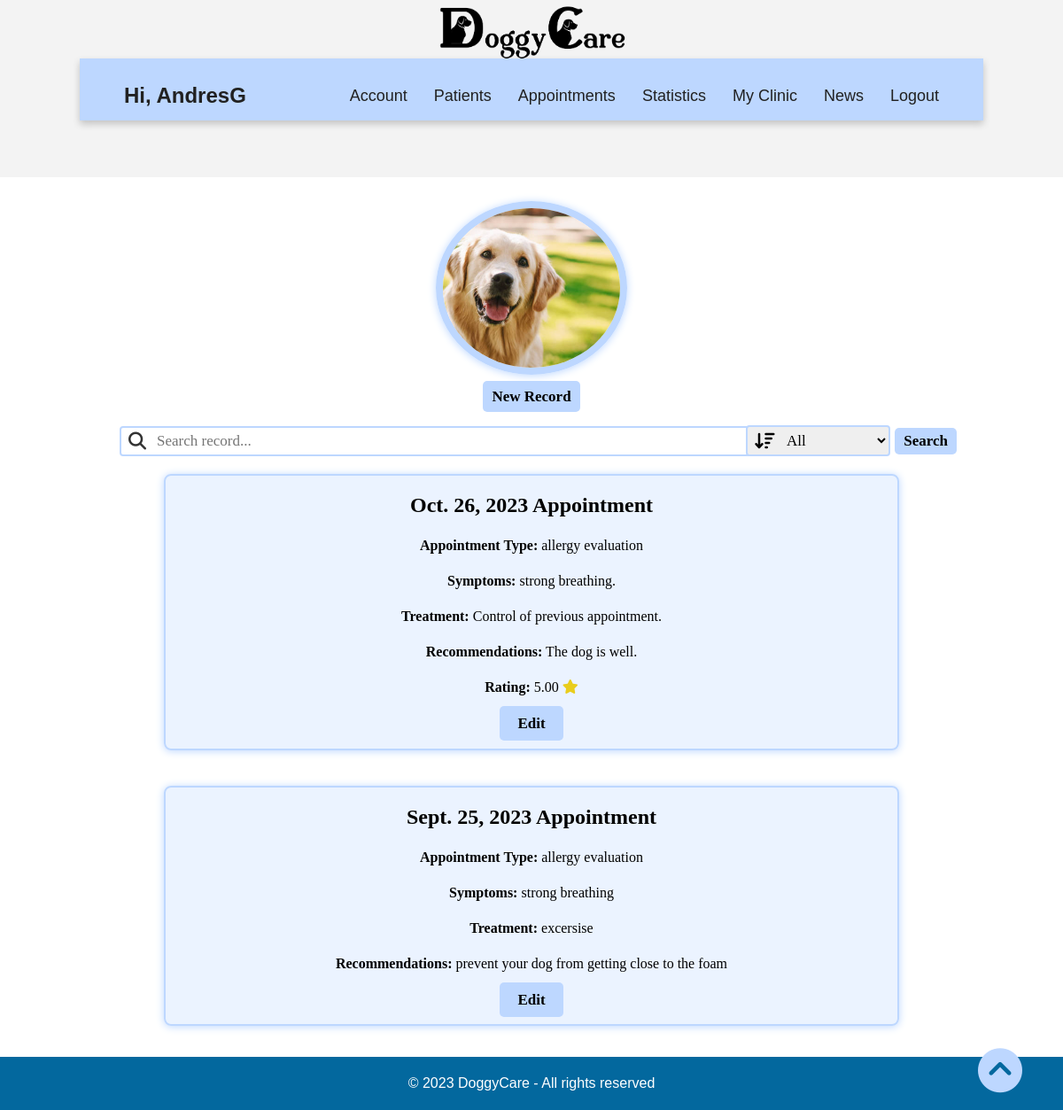
Screenshot of /vet/medical_record/1/ (signed in) with the database file from the repository.
### accounts/models.py (models this page shows)
class User(AbstractUser):
    email = models.EmailField(unique=True)
    is_vet = models.BooleanField(default=False)
    is_owner = models.BooleanField(default=False)

### vet/models.py (models this page shows, shortened)
class Dog(models.Model):
    GENDER_CHOICES = (
    ('Male', 'Male'),
    ('Female', 'Female'),
    )
    image= models.ImageField(upload_to='images/')
    id= models.AutoField(primary_key= True)
    owner= models.ForeignKey(Owner, on_delete=models.CASCADE)
    name= models.CharField(blank= False, max_length=20)
    breed= models.ForeignKey(breed, on_delete=models.CASCADE)
    birthdate= models.DateField(blank= False, validators=[validate_minor])
    weight= models.FloatField(blank= False)
    gender= models.CharField(blank= False, max_length=10, choices=GENDER_CHOICES)
    vaccination_card = models.ForeignKey(vaccination_card, on_delete=models.CASCADE,null=True,blank = True)
    vet= models.ForeignKey(Vet, on_delete=models.CASCADE)

class MedicalRecord(models.Model):
    id = models.AutoField(primary_key= True)
    dog = models.ForeignKey(Dog, on_delete=models.CASCADE,null=True, blank=True)
    date = models.DateField(blank = False)
    appointmentType = models.CharField(blank= False, max_length=100)
    symptoms = models.CharField(blank= False, max_length=500)
    treatment = models.CharField(blank= False, max_length=500)
    recommendations = models.CharField(blank= False, max_length=1000)
    r_rating= models.DecimalField(max_digits=3, decimal_places=2, blank= True, null=True)

### vet/views.py (the view)
# urls.py: path('medical_record/<int:dog_id>/', views.medical_record, name='medical_record'),
@login_required
@vet_required
def medical_record(request, dog_id):
    dog = get_object_or_404(Dog, pk=dog_id)
    filter_by = request.GET.get('filterRecord')
    search_record_term = request.GET.get('searchRecord')
    if search_record_term:
        if filter_by == 'all':
            medical_record = MedicalRecord.objects.filter(
                Q(date__icontains=search_record_term) |
            Q(symptoms__icontains=search_record_term) |
            Q(appointmentType__icontains=search_record_term)|
            Q(treatment__icontains=search_record_term) |
            Q(recommendations__icontains=search_record_term),
            dog=dog
            ).order_by('-date')
        elif filter_by == 'date':
            medical_record =  MedicalRecord.objects.filter(date__icontains=search_record_term,dog=dog).order_by('-date')
        elif filter_by == 'appointmentType':
            medical_record =  MedicalRecord.objects.filter(appointmentType__icontains=search_record_term,dog=dog).order_by('-date')
        elif filter_by == 'symptoms':
            medical_record =  MedicalRecord.objects.filter(symptoms__icontains=search_record_term,dog=dog).order_by('-date')
        elif filter_by == 'treatment':
            medical_record =  MedicalRecord.objects.filter(treatment__icontains=search_record_term,dog=dog).order_by('-date')
        elif filter_by == 'recommendations':
            medical_record =  MedicalRecord.objects.filter(recommendations__icontains=search_record_term,dog=dog).order_by('-date')
    else:
        medical_record = MedicalRecord.objects.filter(dog=dog).order_by('-date')
    return render(request, 'medical_record.html', {'dog': dog, 'medical_records': medical_record})

### vet/templates/medical_record.html (shortened to what this page needs)
<!DOCTYPE html>
{% extends 'base.html' %}
{% load static %}
    {% block additional_styles %}
    <link rel="stylesheet" href="{% static 'css/vet/medical_record.css' %}">
    {% endblock additional_styles %}
        {% block content %}
        <div class="all"  id="start">
        <h1>{{dog.name}}'s Medical Record</h1>
        <div class="img">
            <img src="{{ dog.image.url }}" alt="{{ dog.name }} Image" style="border-radius: 50%; width: 200px; height: 180px; object-fit: cover; border: 8px solid rgb(189, 215, 255); box-shadow: 0px 1px 10px #bdd7ff;">
          </div>
        <div class="new-record" style="text-align: center;">
            <a href="{% url 'new_record' dog_id=dog.id %}" class="btn">New Record</a>
        </div>
        <form action="" class="search-record-bar">
        <div class="search_group">
            <i class="fa-solid fa-magnifying-glass"></i>
            <input type="text" class="form-control" name="searchRecord" placeholder="Search record...">
        </div>
            <div class="search-filter">
                <i class="fa-solid fa-arrow-down-wide-short"></i>
                <select class="form-control-select" name="filterRecord">
                    <option value="all">All</option>
                </select>
            </div>
            <button type="submit" class="btn btn-primary">Search</button>
        </form>
        <div class="records-list">
            {% for record in medical_records %}
            <div class="record-card">
                <div class="card-content p-3 mx-2">
                    <span>{{ record.date }} Appointment</span>
                    <p><strong>Appointment Type:</strong> {{ record.appointmentType }}</p>
                    <p><strong>Symptoms:</strong> {{ record.symptoms }}</p>
                    <p><strong>Treatment:</strong> {{ record.treatment }}</p>
                    <p><strong>Recommendations:</strong> {{ record.recommendations }}</p>
                    {% if record.r_rating %}
                    <p><strong>Rating:</strong> {{ record.r_rating }} <i class="fa-solid fa-star" style="color: #e9cd1c;"></i></p>
                    {% endif %}
                    <div class="button-container">
                        <a href="{% url 'edit_medical_record' dog_id=dog.id  record_id=record.id%}" class="edit-button">Edit</a>
                    </div>
                </div>
            </div>
            {% endfor %}
        </div>
        <a href="#start" id="go-up-button"><i class="fa-solid fa-circle-chevron-up fa-bounce" style="color: #bdd7ff; text-shadow: 4px;"></i></a>
    </div>
        {% endblock content %}

### vet/templates/base.html (shortened to what this page needs)
<!DOCTYPE html>
{% load static %}
<html lang="en">
    <head>
        <link rel="stylesheet" href="{% static 'css/vet/base.css' %}">
        {% block additional_styles %}
        {% endblock additional_styles %}
    </head>
    <body>
        <header>
            <div class="container-top-bar">
                <div class="top-bar">
                    <a href="{% url 'home' %}">
                        <img src="{% static 'img/logo.png' %}" alt="Logo">
                    </a>
                </div>
        </div>
        <nav class="nav-bar">
            <div class="greeting">
                {% if user.is_authenticated %}
                <h3>Hi, {{ user.username }}</h3>
                {% endif %}
            </div>
            <div class="tabs">
                <ul>
                    <li><a href="{% url 'manage_vet' %}">Account</a></li>
                    <li><a href="{% url 'patients' %}">Patients</a></li>
                    <li><a href="{% url 'appointment' %}">Appointments</a></li>
                    <li><a href="{% url 'statistics' %}">Statistics</a></li>
                    <li><a href="{% url 'show_clinic' %}">My Clinic</a></li>
                    <li><a href="{% url 'news' %}">News</a></li>
                    <li><a href="{% url 'logout' %}">Logout</a></li>
                </ul>
            </div>
        </nav>
        </header>
        <main>
            {% block content %}
            {% endblock content%}
        </main>
    </body>
    <footer>
        <div>
            <p>&copy; 2023 DoggyCare - All rights reserved</p>
        </div>
    </footer>
</html>

### static/css/vet/base.css (style rules this page uses)
html { font-family: "Poppins", sans-serif; line-height: 1.15; -webkit-text-size-adjust: 100%; -webkit-tap-highlight-color: rgba(0, 0, 0, 0); }
body { margin: 0; font-size: 1rem; line-height: 1.5; text-align: left; }
.container-top-bar { position: absolute; top: 0; width: 100%; height: 16%; background-color: #F3F3F3; z-index: 0; }
.top-bar { display:flex; margin-top:5px; text-align: center; font-weight: 800; justify-content: center; }
.top-bar img { height: 62px; margin-left: 20px; margin-right: 20px; margin-top: 1px; }
h3 { font-size: 1.5rem; color: #212121; }
h1 { text-align: center; }
.nav-bar { margin-top: 5.5%; height: 70px; width: 85%; position: relative; left: 50%; transform: translateX(-50%); background-color: rgb(189, 215, 255); display:flex; flex-wrap: wrap; align-items: center; justify-content: space-between; box-shadow: 0 4px 8px rgba(0, 0, 0, 0.2); }
.greeting { margin-left: 50px; font-size: 30px; }
.tabs { margin-right: 50px; display: flex; flex-wrap: wrap; align-items: center; justify-content: space-between; }
.tabs ul { display: flex; }
.tabs li { margin-left: 30px; font-size: 16px; list-style-type: none; }
.nav-bar a { font-weight: 300; font-size: 18px; color: #212121; text-decoration: none; transition: color 0.3s }
footer { background-color: #03689e; color: #fff; padding: 2px 0; text-align:center; width: 100%; bottom: 0; }

### static/css/vet/medical_record.css (style rules this page uses)
main { margin-top: 15px; margin-bottom: 15px; margin: auto; }
main > * { margin-top: 15px; margin-bottom: 15px; }
.all { text-align: center; align-items: center; }
.search-record-bar { font-family: Georgia, serif; display: flex; align-items: center; padding: 0 50px 0; width: 80%; margin: auto; }
.search_group { align-items: center; margin: auto; width: 70%; position: relative; padding-right: 20px; }
.form-control { padding: 5px 10px; font-size: 17px; border-radius: 5px; width: 100%; font-family:"Century Gothic"; border: 2px solid #bdd7ff; border-radius: 4px; padding-left: 40px; }
.form-control-select { padding: 5px 10px; font-size: 17px; border-radius: 5px; width: 100%; font-family:"Century Gothic"; border: 2px solid #bdd7ff; border-radius: 4px; padding-left: 40px; }
.fa-magnifying-glass { position: absolute; left: 10px; top: 50%; font-size: 20px; color: #333; transform: translateX(-10px); transform: translateY(-10px); }
.new-record { display: flex; font-family: Georgia, serif; align-items: center; justify-content: center; transition: transform 0.3s ease; padding-bottom: 15px; }
.search-filter { position: relative; width: 17%; margin-right: 5px; }
.fa-arrow-down-wide-short { position: absolute; left: 10px; top: 50%; font-size: 20px; color: #000000; transform: translateX(-10px); transform: translateY(-10px); }
.fa-circle-chevron-up { position: fixed; bottom: 20px; right: 4rem; width: 2rem; font-size: 50px; }
.btn { padding: 5px 10px; font-size: 17px; text-decoration: none; background-color: rgb(189, 215, 255); color: #000000; border: none; border-radius: 5px; cursor: pointer; font-family:"Century Gothic"; font-weight: bold; }
.records-list { padding: 0 10px; display: flex; flex-wrap: wrap; justify-content: center; }
.record-card { border-radius: 8px; box-shadow: 0px 1px 10px #bdd7ff; background-color: rgba(189, 215, 255, 0.3); border: 2px solid rgb(189, 215, 255); overflow: hidden; width: 70%; margin: 20px; float: left; padding: auto; word-wrap: break-word; display: flex; flex-direction: column; transition: transform 0.3s ease; font-family:"Century Gothic"; }
span { font-size: 24px; color: #000000; font-weight: bold; text-align: center; margin-top: 20px; margin-bottom: auto; }
.record-card .card-content { padding: 15px; text-align: center; word-wrap: break-word; flex-grow: 1; font-family:"Century Gothic"; }
.edit-button { padding: 10px 20px; padding-bottom: 10px; font-size: 17px; text-decoration: none; background-color: #BDD7FF; color: #000000; border: none; border-radius: 5px; cursor: pointer; margin: 15px; height: 20px; font-family:"Century Gothic"; font-weight: bold; }

### rows the page displays
User: username "AndresG"
Dog: image (picture)
MedicalRecord: date "Oct. 26, 2023", appointmentType "allergy evaluation", symptoms "strong breathing.", treatment "Control of previous appointment.", recommendations "The dog is well.", r_rating "5.00"
MedicalRecord: date "Sept. 25, 2023", appointmentType "allergy evaluation", symptoms "strong breathing", treatment "excersise", recommendations "prevent your dog from getting close to the foam"
